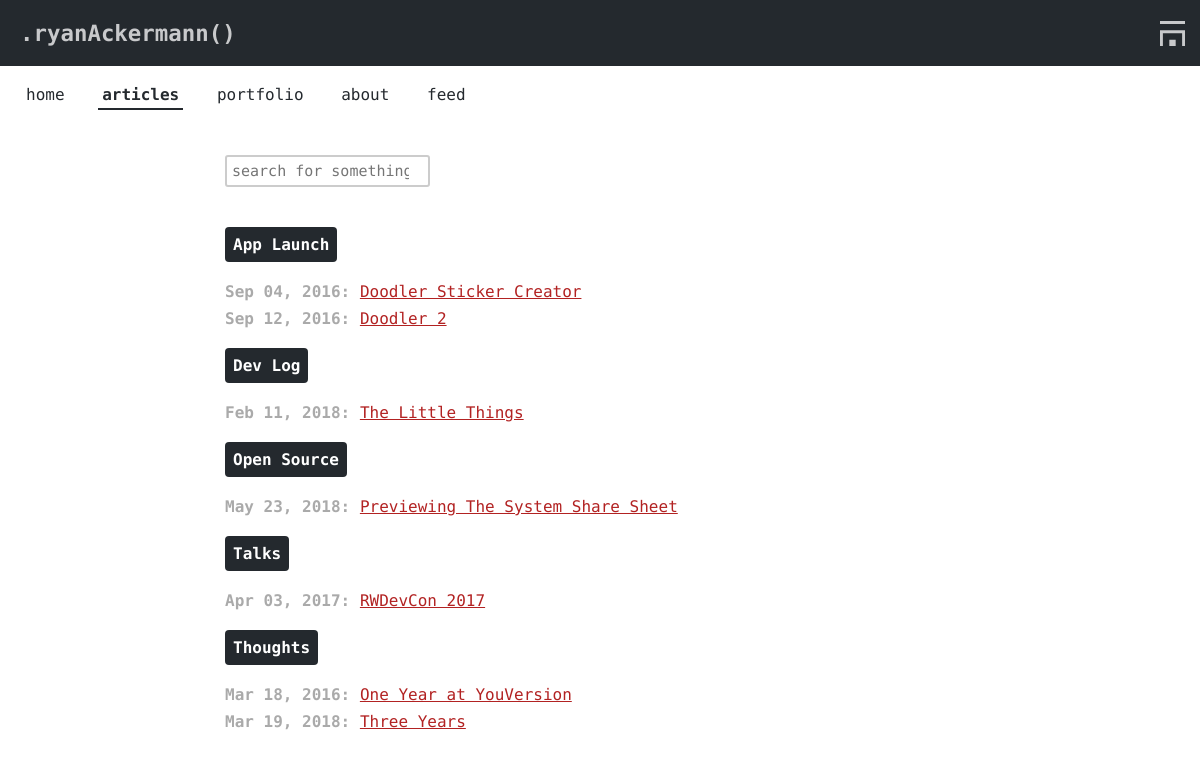
The page /categories on the database as committed earlier.
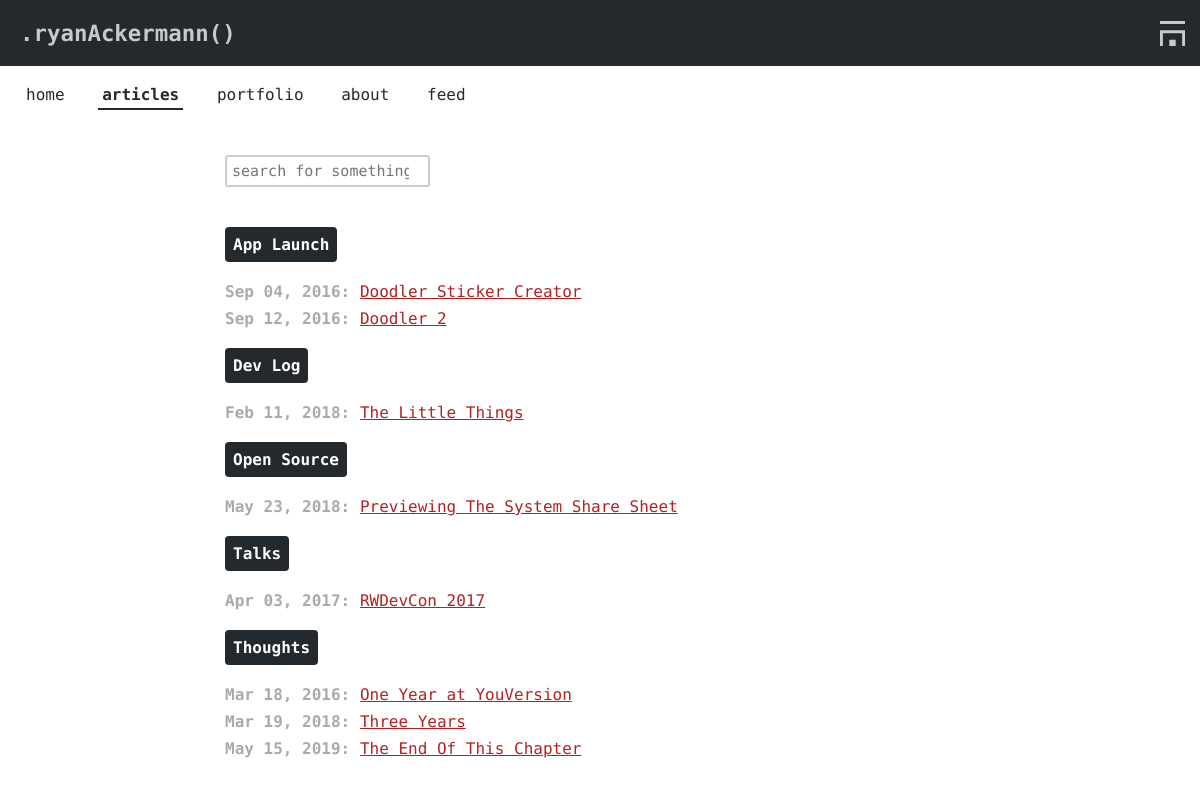
The same page on the database as committed later.
### app/models.py (models this page shows, shortened)
class Category(db.Model):
    id = db.Column(db.Integer, primary_key=True)
    name = db.Column(db.String(50))

class Post(db.Model):
    id = db.Column(db.Integer, primary_key = True)
    title = db.Column(db.String)
    description = db.Column(db.String)
    content = db.Column(db.String)
    slug = db.Column(db.String)
    timestamp = db.Column(db.DateTime)
    draft = db.Column(db.Boolean, default=True)
    category_id = db.Column(db.Integer, db.ForeignKey('category.id'))
    category = db.relationship('Category', backref=db.backref('posts', lazy='dynamic'))

### app/views.py (the view)
@app.route('/categories')
def categories():
	dicts = []
	for c in Category.query.order_by(Category.name).all():
		none_draft_posts = c.posts.filter_by(draft=False).all()
		if len(none_draft_posts) > 0:
			dicts.append({'name': c.name, 'posts': none_draft_posts})
	return render_template('categories.html', dicts=dicts, auth=has_auth(), current='categories')

### app/__init__.py (called while the page is built)
@app.template_filter('prettytime')
def prettytime(date):
    return date.strftime("%b %d, %Y")

### app/views.py (called while the page is built)
def has_auth():
	return 'username' in session

### app/templates/categories.html (shortened to what this page needs)
{% extends "base.html" %}
{% block stylesheet %}
	<link rel="stylesheet" type="text/css" href="/static/stylesheets/categories.css">
{% endblock%}
{% block content %}
	<article>
		<input id="search" type="search" name="search" placeholder="search for something">
		<ul>
			{% for dict in dicts %}
				<li><h3>{{ dict['name'] }}</h3></li>
				<ul>
					{% for post in dict['posts'] %}
						<li class="items"><span id="date">{{ post.timestamp|prettytime }}:</span> <a href="/posts/{{ post.slug }}">{{ post.title }}</a></li>
					{% endfor %}
				</ul>
			{% endfor %}
		</ul>
	</article>
{% endblock %}

### app/templates/base.html (shortened to what this page needs)
<!DOCTYPE html>
<html lang="en">
	<head>
		<link rel="stylesheet" type="text/css" href="/static/stylesheets/primary.css">
		{% block stylesheet %}{% endblock %}
	</head>
	<body>
		{% block menu %}
			<header>
				{% if current == 'index' %}
					<b><h1>.ryanAckermann()</h1></b>
				{% else %}
					<a href="{{ url_for('index') }}"><h1>.ryanAckermann()</h1></a>
				{% endif %}
				<img id="logo" src="/static/shapes/logo.svg">
			</header>
			<div class="navigation">
				<ul>
					{% if current == 'index' %}
						<li><b>home</b></li>
					{% else %}
						<li><a href="{{ url_for('index') }}">home</a></li>
					{% endif %}
					{% if current == 'categories' %}
						<li><b>articles</b></li>
					{% else %}
						<li><a href="{{ url_for('categories') }}">articles</a></li>
					{% endif %}
					{% if current == 'portfolio' %}
						<li><b>portfolio</b></li>
					{% else %}
						<li><a href="{{ url_for('portfolio') }}">portfolio</a></li>
					{% endif %}
					{% if current == 'about' %}
						<li><b>about</b></li>
					{% else %}
						<li><a href="{{ url_for('about') }}">about</a></li>
					{% endif %}
					<li><a href="{{ url_for('feed') }}">feed</a></li>
				</ul>
			</div>
		{% endblock %}
		{% block content %}{% endblock %}
	</body>
</html>

### app/static/stylesheets/primary.css (style rules this page uses)
:root { --border-color: #CCC; --better-black: #24292E; --better-white: #C8C9CB; --main-color: firebrick; --main-hover-color: #C4191C; --main-background: linear-gradient(90deg, #2E94B9 0%, #27b1b1 100%); }
body { font-family: 'Fira Mono', monospace; background: #FFF; text-align: left; margin: 0; }
body h1 { font-size: 1.6em; }
body h3 { font-size: 1.225em; }
body article { width: 85%; margin: 0 auto; max-width: 750px; }
body article a { color: var(--main-color); }
header { margin: 0; display: flex; padding: 15px; align-items: center; justify-content: space-between; background-color: var(--better-black); }
header a { text-decoration: none; }
header h1 { margin: 0; padding: 5px; font-size: 1.4em; align-self: flex-start; color: var(--better-white); }
img#logo { height: 25px; }
.navigation { margin: 0; padding: 0 12px; }
.navigation ul { margin: 0; padding: 15px 0; text-align: left; }
.navigation li { padding: 4px 10px; display: inline-block; list-style: none; }
.navigation li a { padding: 4px; text-decoration: none; color: var(--better-black); }
.navigation li b { padding: 4px; color: var(--better-black); border-bottom: 2px solid var(--better-black); }

### app/static/stylesheets/categories.css (style rules this page uses)
ul { margin: 0; padding: 0; list-style: none; }
li.items { padding: 4px 0; }
body article { margin-bottom: 25px; }
input#search { margin: 24px 0; }
li h3 { color: white; padding: 8px; font-size: 1em; display: inline-block; background-color: var(--better-black); border-radius: 4px; }
input#search { margin-top: 32px; padding: 5px; margin-left: auto; color: #333; border: 2px solid var(--border-color); border-radius: 9px; font-size: 15px; border-radius: 3px; -moz-appearance: none; -webkit-appearance: none; font-family: inherit; -webkit-transition: all 0.5s ease; -moz-transition: all 0.5s ease; -o-transition: all 0.5s ease; transition: all 0.5s ease; }
#date { color: #aaa; font-weight: bold; }

Rows that differ between the two databases and show on the page:
changed Category "Thoughts": gains Post (timestamp|prettytime "May 15, 2019", title "The End Of This Chapter")
